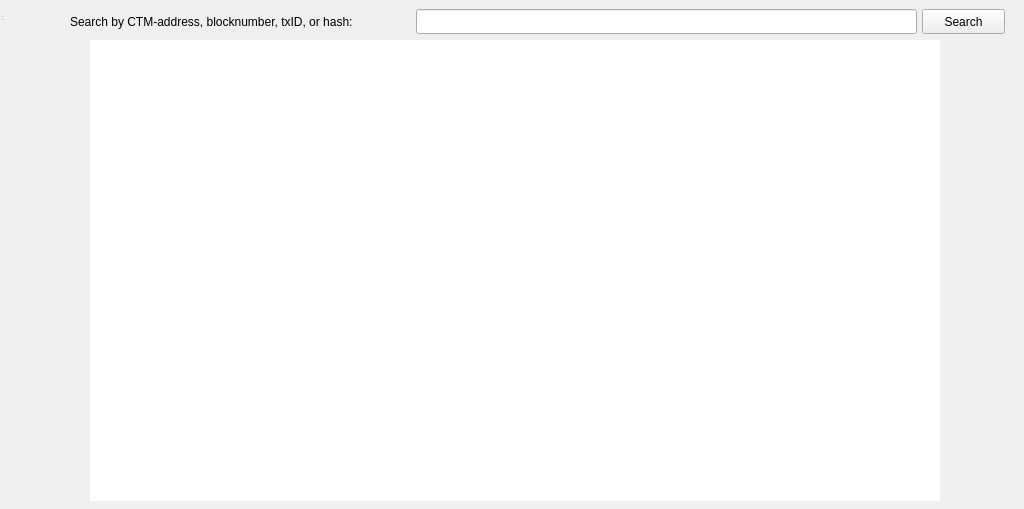
<?xml version="1.0" encoding="UTF-8"?>
<ui version="4.0">
 <class>ExplorerPage</class>
 <widget class="QWidget" name="ExplorerPage">
  <property name="geometry">
   <rect>
    <x>0</x>
    <y>0</y>
    <width>1024</width>
    <height>509</height>
   </rect>
  </property>
  <property name="windowTitle">
   <string>ExplorerPage</string>
  </property>
  <widget class="QWidget" name="centralWidget" native="true">
   <property name="geometry">
    <rect>
     <x>0</x>
     <y>0</y>
     <width>1024</width>
     <height>509</height>
    </rect>
   </property>
   <widget class="QTextBrowser" name="textBrowser">
    <property name="geometry">
     <rect>
      <x>90</x>
      <y>40</y>
      <width>850</width>
      <height>461</height>
     </rect>
    </property>
    <property name="maximumSize">
     <size>
      <width>16777215</width>
      <height>16777215</height>
     </size>
    </property>
    <property name="autoFillBackground">
     <bool>false</bool>
    </property>
    <property name="frameShape">
     <enum>QFrame::NoFrame</enum>
    </property>
    <property name="frameShadow">
     <enum>QFrame::Plain</enum>
    </property>
    <property name="readOnly">
     <bool>true</bool>
    </property>
    <property name="html">
     <string>&lt;!DOCTYPE HTML PUBLIC &quot;-//W3C//DTD HTML 4.0//EN&quot; &quot;http://www.w3.org/TR/REC-html40/strict.dtd&quot;&gt;
&lt;html&gt;&lt;head&gt;&lt;meta name=&quot;qrichtext&quot; content=&quot;1&quot; /&gt;&lt;style type=&quot;text/css&quot;&gt;
p, li { white-space: pre-wrap; }
&lt;/style&gt;&lt;/head&gt;&lt;body style=&quot; font-family:'Sans Serif'; font-size:9pt; font-weight:400; font-style:normal;&quot;&gt;
&lt;p style=&quot;-qt-paragraph-type:empty; margin-top:0px; margin-bottom:0px; margin-left:0px; margin-right:0px; -qt-block-indent:0; text-indent:0px;&quot;&gt;&lt;br /&gt;&lt;/p&gt;
&lt;p style=&quot;-qt-paragraph-type:empty; margin-top:0px; margin-bottom:0px; margin-left:0px; margin-right:0px; -qt-block-indent:0; text-indent:0px;&quot;&gt;&lt;br /&gt;&lt;/p&gt;&lt;/body&gt;&lt;/html&gt;</string>
    </property>
    <property name="overwriteMode">
     <bool>false</bool>
    </property>
    <property name="acceptRichText">
     <bool>false</bool>
    </property>
    <property name="openExternalLinks">
     <bool>true</bool>
    </property>
    <property name="openLinks">
     <bool>true</bool>
    </property>
   </widget>
   <widget class="QLineEdit" name="dataLine">
    <property name="geometry">
     <rect>
      <x>416</x>
      <y>9</y>
      <width>501</width>
      <height>25</height>
     </rect>
    </property>
   </widget>
   <widget class="QPushButton" name="submitButton">
    <property name="geometry">
     <rect>
      <x>922</x>
      <y>9</y>
      <width>83</width>
      <height>25</height>
     </rect>
    </property>
    <property name="text">
     <string>Search</string>
    </property>
    <property name="flat">
     <bool>false</bool>
    </property>
   </widget>
   <widget class="QLabel" name="label">
    <property name="geometry">
     <rect>
      <x>70</x>
      <y>12</y>
      <width>350</width>
      <height>20</height>
     </rect>
    </property>
    <property name="text">
     <string>Search by CTM-address, blocknumber, txID, or hash:</string>
    </property>
   </widget>
  </widget>
  <widget class="QStatusBar" name="statusBar">
   <property name="geometry">
    <rect>
     <x>0</x>
     <y>0</y>
     <width>3</width>
     <height>22</height>
    </rect>
   </property>
  </widget>
 </widget>
 <layoutdefault spacing="6" margin="11"/>
 <resources/>
 <connections/>
</ui>
